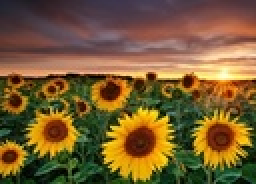
%> input picture Semestre 1/Vision Artificial/imgs/color/sunflowers.jpg, 128 x 92 px, shrunk from 432 x 311 before the run (shown 2 times larger)
$ octave s1.m   (GNU Octave 9; MATLAB toolbox functions it lacks are replaced by stand-ins)
%> lines starting %> are read from the running program, lines starting %| are printed output that depends on the picture; in (x1, y1, x2, y2) boxes, pixels count from 0 and x2, y2 are one past the last pixel; in counts of white or black regions, pixels touching at a corner belong together; the program's own positions count from 1
### Semestre 1/Vision Artificial/Unidad 3/Expo/Seam Carving/SeamCarving.m
% (C) Copyright Kirill Lykov 2013.
%
% Distributed under the FreeBSD Software License (See accompanying file license.txt)

function image = seamCarving(newSize, image)
% apply seam carving to the image
% following paper by Avidan and Shamir '07
    sizeReductionX = size(image, 1) - newSize(1);
    sizeReductionY = size(image, 2) - newSize(2);

    mmax = @(left, right) max([left right]);

    image = seamCarvingReduce([mmax(0, sizeReductionX), mmax(0, sizeReductionY)], image);

    image = seamCarvingEnlarge([mmax(0, -sizeReductionX), mmax(0, -sizeReductionY)], image);
end

function image = seamCarvingReduce(sizeReduction, image)
    if (sizeReduction == 0)
        return;
    end;
    [T, transBitMask] = findTransportMatrix(sizeReduction, image);
    image = addOrDeleteSeams(transBitMask, sizeReduction, image, @reduceImageByMask);
end

% TODO Bug: enlarge gives artifacts althout I chouse different seams as described
% in 4.3 in the paper
% [7 lines left out: function seamCarvingEnlarge, not called in this run]

function [T, transBitMask] = findTransportMatrix(sizeReduction, image)
% find optimal order of removing raws and columns

    T = zeros(sizeReduction(1) + 1, sizeReduction(2) + 1, 'double');
    transBitMask = ones(size(T)) * -1;

    % fill in borders
    imageNoRow = image;
    for i = 2 : size(T, 1)
        energy = energyRGB(imageNoRow);
        [optSeamMask, seamEnergyRow] = findOptSeam(energy');
        imageNoRow = reduceImageByMask(imageNoRow, optSeamMask, 0);
        transBitMask(i, 1) = 0;

        T(i, 1) = T(i - 1, 1) + seamEnergyRow;
    end;

    imageNoColumn = image;
    for j = 2 : size(T, 2)
        energy = energyRGB(imageNoColumn);
        [optSeamMask, seamEnergyColumn] = findOptSeam(energy);
        imageNoColumn = reduceImageByMask(imageNoColumn, optSeamMask, 1);
        transBitMask(1, j) = 1;

        T(1, j) = T(1, j - 1) + seamEnergyColumn;
    end;

    % on the borders, just remove one column and one row before proceeding
    energy = energyRGB(image);
    [optSeamMask, seamEnergyRow] = findOptSeam(energy');
    image = reduceImageByMask(image, optSeamMask, 0);

    energy = energyRGB(image);
    [optSeamMask, seamEnergyColumn] = findOptSeam(energy);
    image = reduceImageByMask(image, optSeamMask, 1);

    % fill in internal part
    for i = 2 : size(T, 1)

        imageWithoutRow = image; % copy for deleting columns

        for j = 2 : size(T, 2)
            energy = energyRGB(imageWithoutRow);

            [optSeamMaskRow, seamEnergyRow] = findOptSeam(energy');
            imageNoRow = reduceImageByMask(imageWithoutRow, optSeamMaskRow, 0);

            [optSeamMaskColumn, seamEnergyColumn] = findOptSeam(energy);
            imageNoColumn = reduceImageByMask(imageWithoutRow, optSeamMaskColumn, 1);

            neighbors = [(T(i - 1, j) + seamEnergyRow) (T(i, j - 1) + seamEnergyColumn)];
            [val, ind] = min(neighbors);

            T(i, j) = val;
            transBitMask(i, j) = ind - 1;

            % move from left to right
            imageWithoutRow = imageNoColumn;
        end;

        energy = energyRGB(image);
        [optSeamMaskRow, seamEnergyRow] = findOptSeam(energy');
         % move from top to bottom
        image = reduceImageByMask(image, optSeamMaskRow, 0);
    end;

end

% [20 lines left out: function addOrDeleteSeams, not called in this run]

function [optSeamMask, seamEnergy] = findOptSeam(energy)
% following paper by Avidan and Shamir `07
% finds optimal seam
% returns mask with 0 mean a pixel is in the seam

    % find M for vertical seams
    % for vertical - use I`
    M = padarray(energy, [0 1], realmax('double')); % to avoid handling border elements

    sz = size(M);
    for i = 2 : sz(1)
        for j = 2 : (sz(2) - 1)
            neighbors = [M(i - 1, j - 1) M(i - 1, j) M(i - 1, j + 1)];
            M(i, j) = M(i, j) + min(neighbors);
        end
    end

    % find the min element in the last raw
    [val, indJ] = min(M(sz(1), :));
    seamEnergy = val;

    %optSeam = zeros(sz(1), 1, 'int32');
    optSeamMask = zeros(size(energy), 'uint8');

    %indJ = indJ - 1; % because of padding on 1 element from left

    %go backward and save (i, j)
    for i = sz(1) : -1 : 2
        %optSeam(i) = indJ - 1;
        optSeamMask(i, indJ - 1) = 1; % -1 because of padding on 1 element from left
        neighbors = [M(i - 1, indJ - 1) M(i - 1, indJ) M(i - 1, indJ + 1)];
        [val, indIncr] = min(neighbors);

        seamEnergy = seamEnergy + val;

        indJ = indJ + (indIncr - 2); % (x - 2): [1,2]->[-1,1]]
    end
    %optSeam(1) = indJ; % to avoid if in loop becuase matlab is slow as hell

    optSeamMask(1, indJ - 1) = 1; % -1 because of padding on 1 element from left
    optSeamMask = ~optSeamMask;

end

function imageReduced = reduceImageByMask( image, seamMask, isVerical )
% removes pixels by input mask
% removes vertical line if isVerical == 1, otherwise horizontal
    if (isVerical)
        imageReduced = reduceImageByMaskVertical(image, seamMask);
    else
        imageReduced = reduceImageByMaskHorizontal(image, seamMask');
    end;
end

% could not find a more elegant way to do it
function imageReduced = reduceImageByMaskVertical(image, seamMask)
    imageReduced = zeros(size(image, 1), size(image, 2) - 1, size(image, 3));
    for i = 1 : size(seamMask, 1)
        imageReduced(i, :, 1) = image(i, seamMask(i, :), 1);
        imageReduced(i, :, 2) = image(i, seamMask(i, :), 2);
        imageReduced(i, :, 3) = image(i, seamMask(i, :), 3);
    end
end

function imageReduced = reduceImageByMaskHorizontal(image, seamMask)
    imageReduced = zeros(size(image, 1) - 1, size(image, 2), size(image, 3));
    for j = 1 : size(seamMask, 2)
        imageReduced(:, j, 1) = image(seamMask(:, j), j, 1);
        imageReduced(:, j, 2) = image(seamMask(:, j), j, 2);
        imageReduced(:, j, 3) = image(seamMask(:, j), j, 3);
    end
end

% [35 lines left out: functions enlargeImageByMask, enlargeImageByMaskVertical, enlargeImageByMaskHorizontal, not called in this run]

function res = energyRGB(I)
% returns energy of all pixelels
% e = |dI/dx| + |dI/dy|
    res = energyGrey(I(:, :, 1)) + energyGrey(I(:, :, 2)) + energyGrey(I(:, :, 3));
end

function res = energyGrey(I)
% returns energy of all pixelels
% e = |dI/dx| + |dI/dy|
    res = abs(imfilter(I, [-1,0,1], 'replicate')) + abs(imfilter(I, [-1;0;1], 'replicate'));
end

### Semestre 1/Vision Artificial/Unidad 3/Expo/Seam Carving/s1.m

% [5 lines of commented-out code are left out]

clearvars all;
close all;

% use small pictures because implementation is slow
initialData = imread('././imgs/color/sunflowers.jpg');
%> initialData is the input picture: size 92x128x3 uint8; mean R, G, B 119.9, 91.7, 49.6
image = double(initialData);

figure(1);
plot(1);
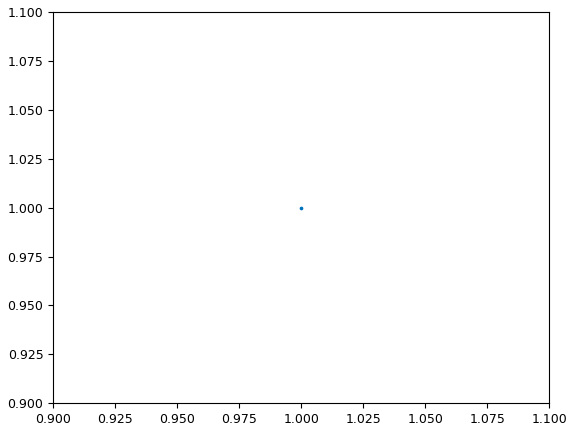
%> figure redrawn from the program's plot data
imshow(initialData);
title(['Original picture: ' int2str(size(image, 1)) 'x' int2str(size(image, 2))]);

newSize = [size(image, 1) - 60, size(image, 2) - 80];
%> newSize = [32 48]

image = SeamCarving(newSize, image);
%> the loop in findTransportMatrix, `for i = 2 : size(T, 1)` made 60 passes
%> seamEnergyRow on passes 1 to 12: 85055, 93133, 96594, 105305, 114647, 125612, 131002, 144538, 154330, 162448, 171528, 174135
%> pass 1, in energyGrey (call 3), `res = abs(imfilter(I, [-1,0,1], 'replicate')) + abs(imfilter(I, [-1;0;..`:
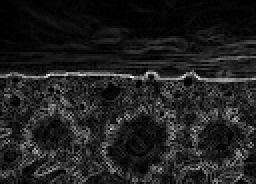
%> res: size 92x128 double (shown 2 times larger); min 0, max 256, mean 33.4; drawn with min black and max white
%> after the loop in findTransportMatrix, `for i = 2 : size(T, 1)`:
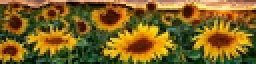
%> imageNoRow: size 32x128x3 double (shown 2 times larger); mean R, G, B 125.7, 98.7, 33.2
%> after the loop in findTransportMatrix, `for i = 2 : size(T, 1)`:
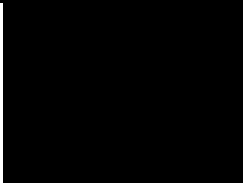
%> transBitMask: size 61x81 double (shown 3 times larger); values -1 (black) and 0 (white), 1.2% white in thin lines or dots, all inside (x1, y1, x2, y2) = (0, 1, 1, 61)
%> (the run ends here)
